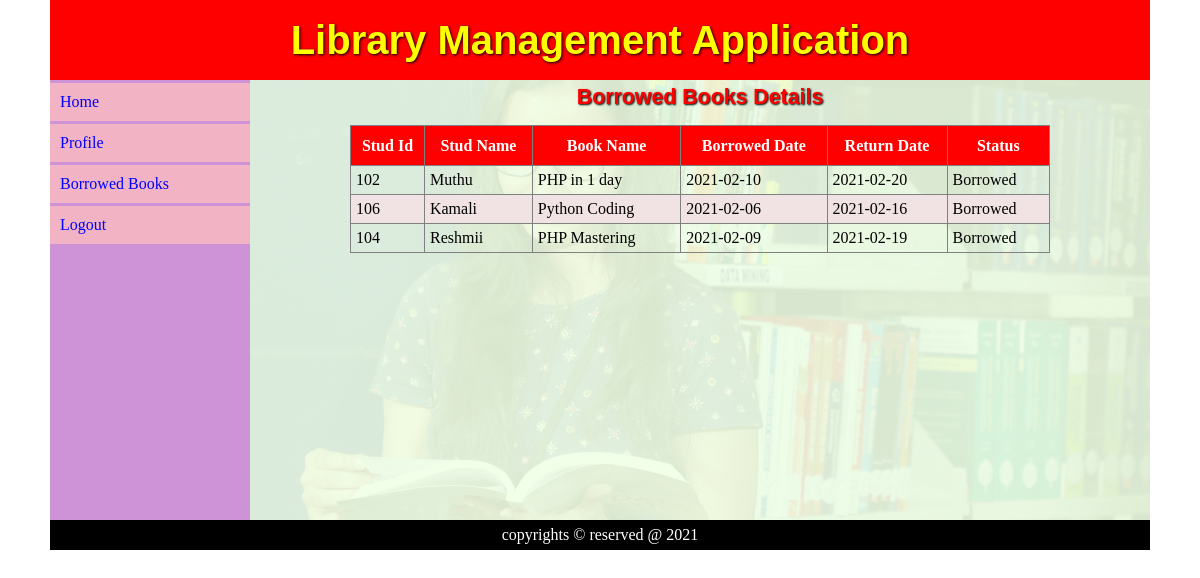
/adm_book_borrow_list.php, run on the app's committed database.
### tables this page shows
CREATE TABLE `borrow_tbl` (
  `br_id` int(11) NOT NULL,
  `book_id` int(11) NOT NULL,
  `stud_id` int(11) NOT NULL,
  `brw_date` date NOT NULL,
  `ret_date` date NOT NULL,
  `status` varchar(15) NOT NULL DEFAULT 'Borrowed'
);

CREATE TABLE `stud_tbl` (
  `stud_id` int(11) NOT NULL,
  `name` varchar(30) NOT NULL,
  `dept` varchar(20) NOT NULL,
  `phone` varchar(16) NOT NULL,
  `email` varchar(50) NOT NULL,
  `username` varchar(30) NOT NULL,
  `password` varchar(30) NOT NULL
);

CREATE TABLE `books_tbl` (
  `book_id` int(11) NOT NULL,
  `book_name` varchar(30) NOT NULL,
  `book_img` varchar(50) NOT NULL,
  `author` varchar(30) NOT NULL,
  `publisher` varchar(30) NOT NULL,
  `edition` int(11) NOT NULL,
  `qty` int(11) NOT NULL
);

### adm_book_borrow_list.php (the view)
<?php include "page_header.php"; ?>
<div id="page_title">
	Borrowed Books Details
</div>
<table class="tbl" border="1" width="700px">
	<thead>
		<tr>
			<th>Stud Id</th>
			<th>Stud Name</th>
			<th>Book Name</th>
			<th>Borrowed Date</th>
			<th>Return Date</th>
			<th>Status</th>
		</tr>
	<thead>
	<tbody>
<?php
	include "dbcon.php";
	$qry = "select s.stud_id, s.name, b.book_name, br.brw_date, br.ret_date, br.status  from borrow_tbl br, books_tbl b, stud_tbl s where br.stud_id=s.stud_id and br.book_id=b.book_id and br.status='Borrowed'";
	$res = mysqli_query($con,$qry);
	while($row = mysqli_fetch_array($res))
	{
?>
		<tr>
			<td><?php echo $row[0]; ?></td>
			<td><?php echo $row[1]; ?></td>
			<td><?php echo $row[2]; ?></td>
			<td><?php echo $row[3]; ?></td>
			<td><?php echo $row[4]; ?></td>
			<td><?php echo $row[5]; ?></td>
		</tr>
<?php
	}
?>
	</tbody>
</table>
<?php include "page_footer.php"; ?>

### page_header.php (shortened to what this page needs)
<!DOCTYPE html>
<html>
	<head>
		<link href="//netdna.bootstrapcdn.com/font-awesome/3.2.1/css/font-awesome.css" rel="stylesheet">
		<link rel="stylesheet" type="text/css" href="style/style.css" >
	</head>
	<body>
		<div id="container">
			<?php include "header.php"; ?>
			<?php include "nav.php"; ?>
			<main>

### header.php (shortened to what this page needs)
<header>
	Library Management Application
</header>

### nav.php
<nav>
	<?php
	if($_SESSION['usertype']=="admin") {
	?>
	<a href="admin_home.php"><i class="icon-home"></i> Home</a>
	<a href="adm_book_add.php"><i class="icon-book"></i> Add Books</a>
	<a href="adm_book_list.php"><i class="icon-edit"></i> Manage Books</a>
	<a href="adm_book_borrow.php"><i class="icon-arrow-right"></i> Borrow Books</a>
	<a href="adm_book_borrow_list.php"><i class="icon-reorder"></i> View Borrowed Books</a>
	<a href="adm_book_return.php"><i class="icon-arrow-left"></i> Return Books</a>
	<a href="adm_book_return_list.php"><i class="icon-book"></i> View Returned Books</a>
	<a href="adm_view_stud.php"><i class="icon-user"></i> View Students</a>
	<?php
		}
		else
		{
	?>
	<a href="stud_home.php"><i class="icon-home"></i> Home</a>
	<a href="stud_profile.php"><i class="icon-user"></i> Profile</a>
	<a href="stud_book_borrow_list.php"><i class="icon-book"></i> Borrowed Books</a>
	<?php
		}
	?>
	<a href="logout.php"><i class="icon-off"></i> Logout</a>
</nav>

### page_footer.php
			</main>
			<?php include "footer.php"; ?>
		</div>
	</body>
</html>

### footer.php
<footer>
	copyrights &copy; reserved @ 2021
</footer>

### style/style.css (style rules this page uses)
* { margin:0; }
#container { width:1100px; min-height:550px; margin:auto; background-image:url('../images/library_home.jpg'); }
header { font-family:arial; height:80px; background-color:red; text-align:center; font-size:30pt; line-height:80px; color:yellow; font-weight:bolder; text-shadow:1px 1px 3px black; }
nav { width:200px; height:440px; background-color:#ce92d7; float:left; }
nav a { text-decoration:none; display:block; background-color:#f2b3c4; margin:3px 0px; padding:10px 0px 10px 10px; color:blue; }
main { width:900px; height:440px; background-color:rgba(240,255,230,0.9); float:right; overflow:auto; }
footer { clear:both; height:30px; background-color:black; color:white; text-align:center; line-height:30px; }
.tbl { margin:10px auto; padding:5px 5px; border-collapse:collapse; }
.tbl thead { background-color:red; color:white; }
.tbl thead tr { height:40px; }
.tbl tbody tr td { padding:5px; }
.tbl tr:nth-child(even) { background-color:#f1e3e3; }
#page_title { text-align:center; padding:5px; font-size:16pt; font-family:arial; font-weight:bolder; margin-bottom:10px; color:red; text-shadow:1px 1px 2px black; }

### data on the page
borrow_tbl: stud.stud_id "102", stud.name "Muthu", book.book_name "PHP in 1 day", brw_date "2021-02-10", ret_date "2021-02-20", status "Borrowed"
borrow_tbl: stud.stud_id "106", stud.name "Kamali", book.book_name "Python Coding", brw_date "2021-02-06", ret_date "2021-02-16", status "Borrowed"
borrow_tbl: stud.stud_id "104", stud.name "Reshmii", book.book_name "PHP Mastering", brw_date "2021-02-09", ret_date "2021-02-19", status "Borrowed"
